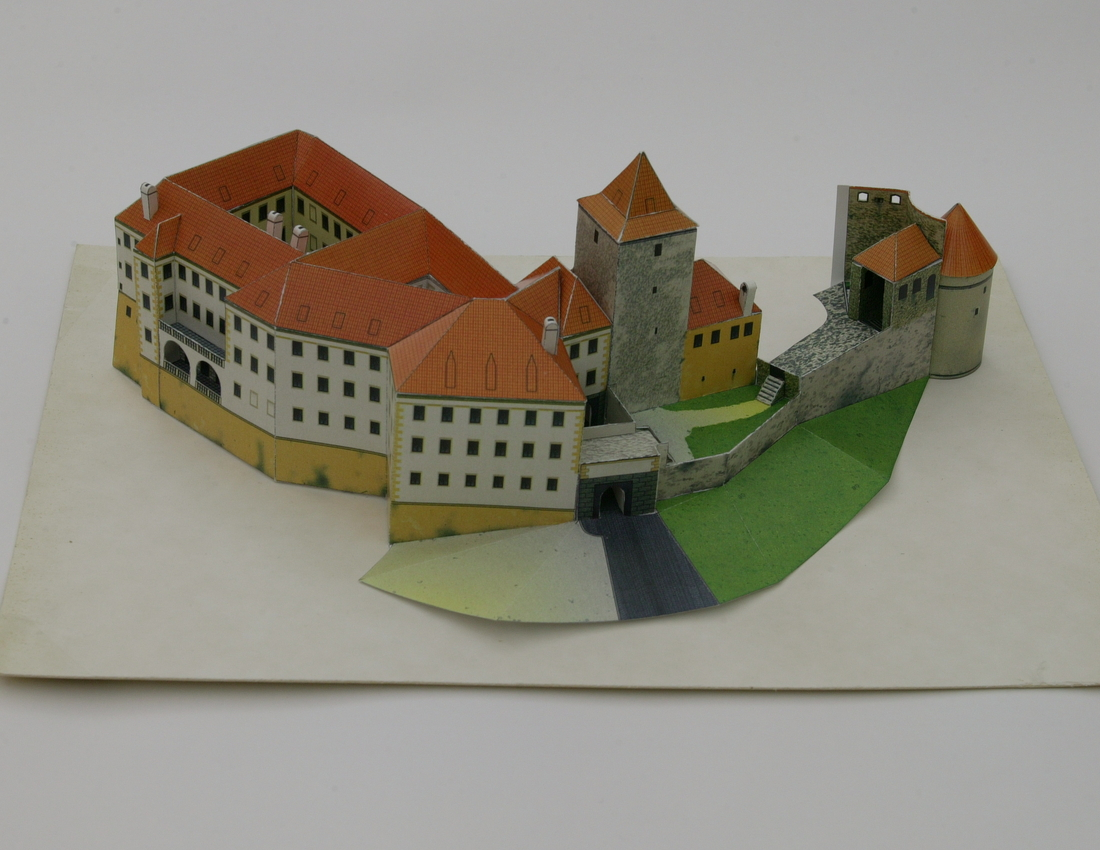
#> input picture hw2/daliborka_01.jpg, 1100 x 850 px
$ python hw02.py
#> lines starting #> are read from the running program, lines starting #| are printed output that depends on the picture
import numpy as np  # for matrix computation and linear algebra
import matplotlib.pyplot as plt  # for drawing and image I/O
import scipy.io as sio  # for matlab file format output
import itertools  # for generating all combinations
import scipy.linalg as scpl


def estimate_Q(u, x, ix):
    """
    :return: Q, points_sel, err_max, err_points, Q_all
    where
    Q: best projection matrix
    points_sel: indices of the 6 points
    err_max: vector of all maximal errors for all tested matrices
    err_points: vector of point errors for the best camera
    Q_all: cell matrix containing all tested camera matrices
    """
    points_sel, Q, Q_all, m_all = list(), list(), list(), list()
    max_err = []
    xs = np.array([x.T[i] for i in ix])
    us = np.array([u.T[i] for i in ix])

    for i in range(len(ix)):
        m1 = list(xs[i])
        m2 = [0] * 4
        m1.append(1)
        m2.extend(m1)
        m1.extend([0] * 4)
        m1.extend((-us[i][0]) * np.array(m1)[:4])
        m2.extend((-us[i][1]) * np.array(m2)[4:])
        m_all.append([m1, m2])

    m_all = np.array(m_all)

    for inx in itertools.combinations(range(0, len(m_all)), 6):
        points_sel = np.array([ix[i] for i in range(len(ix)) if i in inx])
        M = m_all[inx, :]
        M = M.reshape(12, 12)
        for i in itertools.combinations(range(0, len(M)), 11):
            M11 = M[i, :]
            Q = scpl.null_space(M11).reshape(3, 4)
            errors = list()
            for point_i in range(len(x[0])):
                point = list(x.T[point_i])
                point.append(1)
                point = np.array(point)
                projected = Q @ point
                errors.append(np.linalg.norm((projected / projected[-1])[
                                             :-1] - u[:, point_i]))
            max_err.append(max(errors))
            Q_all.append((Q, max(errors), points_sel, errors))

    Q_all.sort(key=lambda x: x[1])

    return Q_all[0][0], Q_all[0][2], max_err, Q_all[0][3], Q_all


if __name__ == "__main__":
    img = plt.imread('daliborka_01.jpg')
#> img is the input picture: shape (850, 1100, 3); mean R, G, B 145.8, 142, 130
    img = img.copy()
    f = sio.loadmat("daliborka_01-ux.mat")
#> (reads hw2/daliborka_01-ux.mat from the repository)
    u = f["u"]
    x = f["x"]
    ix = np.array([86, 77, 83, 7, 20, 45, 63, 74, 26, 38])

    Q, points_sel, err_max, err_points, Q_all = estimate_Q(u, x, ix)

    ####### img 1 ########

    fig = plt.figure()  # figure handle to be used later
    fig.clf()
    plt.title('Maximal reprojection error for each tasted Q')
    plt.xlabel('selection index')
    plt.ylabel('log_10 of maximum reprojection error [px]')
    plt.plot(np.log10(err_max))
    plt.show()
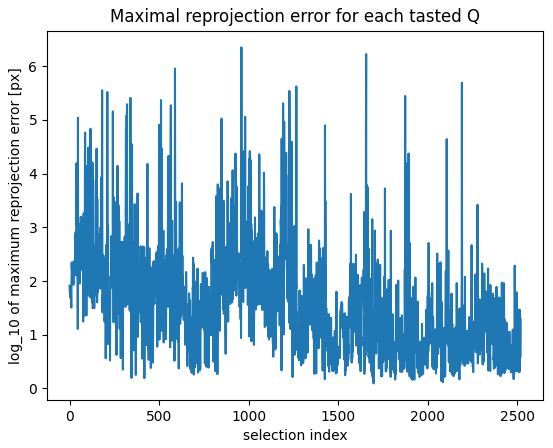
#> figure drawn by matplotlib, 1 panel; curve peaks at x = 960, y = 6.35
    plt.legend(loc='best')
    fig.savefig("02_Q_maxerr.pdf")

    ####### img 2 ########

    fig = plt.figure()  # figure handle to be used later
    fig.clf()
    plt.title('original and reprojected points')
    plt.imshow(img)
    plt.xlabel('x [px]')
    plt.ylabel('y [px]')
    plt.plot(u[0], u[1], 'b.', fillstyle='none', label="Orig. pts")
    plt.plot(u[0][points_sel], u[1][points_sel],
             'y.',
             fillstyle='full',
             label="Used for Q")
    pr_array = []
    for i in range(len(u[0])):
        point = list(x.T[i])
        point.append(1)
        point = np.array(point)
        projected = Q @ point
        projected /= projected[-1]
        projected = projected[:-1]
        pr_array.append(projected)

    pr_array = np.array(pr_array)
    pr_array = pr_array.T
    plt.plot(pr_array[0], pr_array[1],
             'ro',
             fillstyle='none',
             label="Reprojected")
    plt.legend(loc='best')
    plt.show()
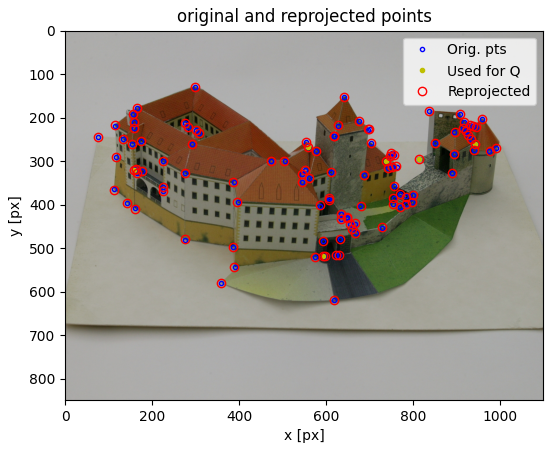
#> figure drawn by matplotlib, 1 panel
    fig.savefig("02_Q_projections.pdf")

    ####### img 3 ########

    fig = plt.figure()  # figure handle to be used later
    fig.clf()
    plt.title('Reprojected errors (100x enlarged)')
    plt.imshow(img)
    plt.xlabel('x [px]')
    plt.ylabel('y [px]')
    plt.plot(u[0], u[1], 'b.', fillstyle='none', label="Orig. pts")
    plt.plot(u[0][points_sel], u[1][points_sel],
             'y.',
             fillstyle='full',
             label="Used for Q")

    e = 100 * (pr_array - u)
    plt.plot((u[0][0], u[0][0] + e[0][0]), (u[1][0], u[1][0] + e[1][0]),
             'r-',
             fillstyle='none',
             label="Errors (100x)")
    plt.plot((u[0], u[0] + e[0]), (u[1], u[1] + e[1]),
             'r-',
             fillstyle='none')
    plt.legend(loc='best')
    plt.show()
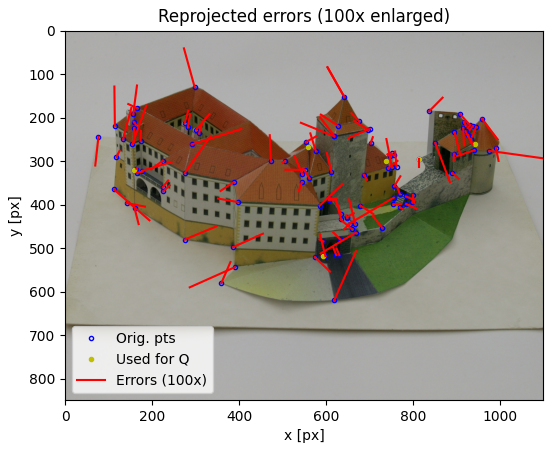
#> figure drawn by matplotlib, 1 panel
    fig.savefig("02_Q_projections_errors.pdf")

    ####### img 4 ########

    fig = plt.figure()  # figure handle to be used later
    fig.clf()
    plt.title('All point reprojection errors for the best Q')
    plt.xlabel('point index')
    plt.ylabel('reprojection error [px]')
    plt.plot(Q_all[0][3])

    plt.show()
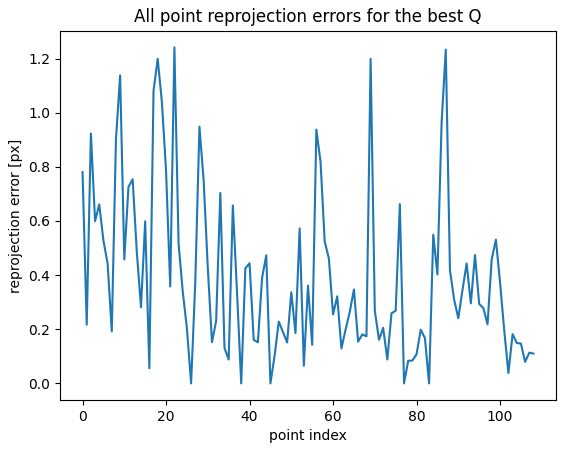
#> figure drawn by matplotlib, 1 panel; curve peaks at x = 22, y = 1.24
    plt.legend(loc='best')
    fig.savefig("02_Q_pointerr.pdf")
